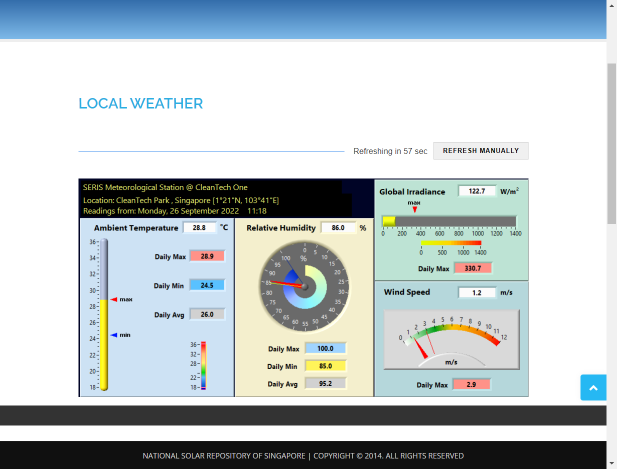
#> input picture data/screenshot.png, 1234 x 938 px, found by its file name (shown at 1/2 size)
$ python Te.py
#> lines starting #> are read from the running program, lines starting #| are printed output that depends on the picture
# programming_fever
import cv2
import numpy as np
import pandas as pd

img_path = "C:/Users/USER/OneDrive - Nanyang Technological University/Computer Vision/screenshot.png"
img = cv2.imread(img_path)
#> img is the input picture: shape (938, 1234, 3); mean B, G, R 201.4, 198.7, 189.5
img = cv2.resize(img, (700, 500))
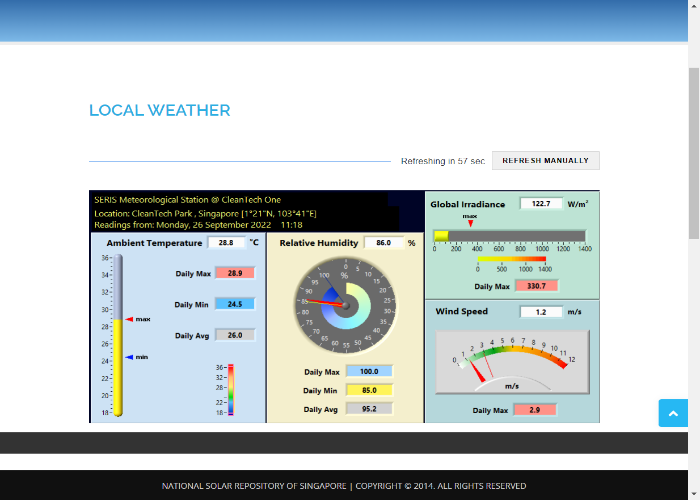
#> img: shape (500, 700, 3); mean B, G, R 201.1, 198.4, 189.2

clicked = False
r = g = b = xpos = ypos = 0

# Reading csv file with pandas and giving names to each column
index = ["color", "color_name", "hex", "R", "G", "B"]
csv = pd.read_csv('colors.csv', names=index, header=None)
#> (reads resources/colors.csv from the repository)


# function to calculate minimum distance from all colors and get the most matching color
def getColorName(R, G, B):
    minimum = 10000
    for i in range(len(csv)):
        d = abs(R - int(csv.loc[i, "R"])) + abs(G - int(csv.loc[i, "G"])) + abs(B - int(csv.loc[i, "B"]))
        if (d <= minimum):
            minimum = d
            cname = csv.loc[i, "color_name"]
    return cname


# function to get x,y coordinates of mouse double click
def draw_function(event, x, y, flags, param):
    if event == cv2.EVENT_LBUTTONDBLCLK:
        global b, g, r, xpos, ypos, clicked
        clicked = True
        xpos = x
        ypos = y
        b, g, r = img[y, x]
        b = int(b)
        g = int(g)
        r = int(r)


cv2.namedWindow('color detection by programming_fever')
cv2.setMouseCallback('color detection by programming_fever', draw_function)

while (1):

    cv2.imshow("color detection by programming_fever", img)
    if (clicked):

        # cv2.rectangle(image, startpoint, endpoint, color, thickness)-1 fills entire rectangle
        cv2.rectangle(img, (20, 20), (750, 60), (b, g, r), -1)

        # Creating text string to display( Color name and RGB values )
        text = getColorName(r, g, b) + ' R=' + str(r) + ' G=' + str(g) + ' B=' + str(b)

        # cv2.putText(img,text,start,font(0-7),fontScale,color,thickness,lineType )
        cv2.putText(img, text, (50, 50), 2, 0.8, (255, 255, 255), 2, cv2.LINE_AA)

        # For very light colours we will display text in black colour
        if (r + g + b >= 600):
            cv2.putText(img, text, (50, 50), 2, 0.8, (0, 0, 0), 2, cv2.LINE_AA)

        clicked = False

    if cv2.waitKey(20) & 0xFF == 27:
#> (key Esc is pressed here)
        break

cv2.destroyAllWindows()
